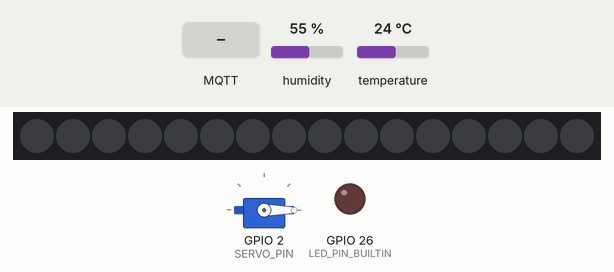
Recording of a sketch running on a simulated ESP32. On the bench: servo, 16 RGB LEDs in strip order, left to right, output pins drawn as LEDs (lit = HIGH). Inputs (shaded band) come from the test bench; at power-on: humidity 55 %, temperature 24 °C. WiFi joins after 1.5 s; servers stay silent unless stated; no MQTT or app messages arrive unless stated; what the sketch prints to the serial monitor is not drawn.

Above: at 2.7 s.
2.8 s: MQTT message "ON" arrives on the first subscribed topic
At 4.0 s:
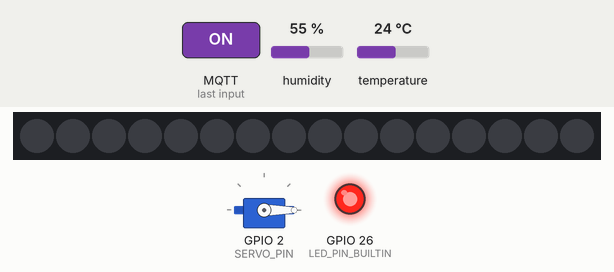
4.3 s: MQTT message "3" arrives on the second subscribed topic
At 5.3 s:
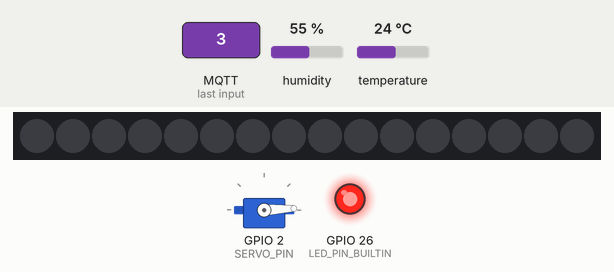
5.8 s: MQTT message "lights" arrives on the first subscribed topic
At 6.4 s:
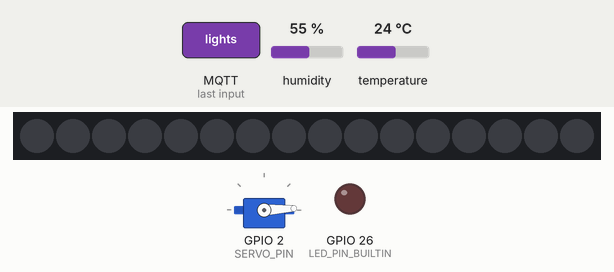
Timing chart, 0 to 8.8 s (numbered marks = the images above; inputs shaded):
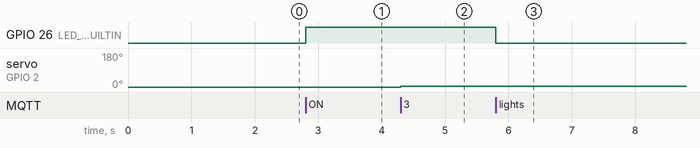

The sketch:

sketch.ino
```cpp
#include <DHT.h>
#include <WiFi.h>
#include <PubSubClient.h>
#include <ESP32Servo.h>
#include <Adafruit_NeoPixel.h>

// Pin configuration
#define DHTPIN 12
#define LED_PIN_BUILTIN 26
#define SERVO_PIN 2
#define NEOPIXEL_PIN 4
#define NUM_LEDS 16
#define DHTTYPE DHT22

DHT dht(DHTPIN, DHTTYPE);
Servo servo;
Adafruit_NeoPixel pixels(NUM_LEDS, NEOPIXEL_PIN, NEO_GRB + NEO_KHZ800);

// Wokwi guest Wi-Fi is for simulation only.
const char* ssid = "Wokwi-GUEST";
const char* password = "";
const char* mqttServer = "broker.hivemq.com";
const char* clientID = "esp32-mqtt-iot-simulation";
const char* publishTopic = "Tempdata";

unsigned long previousMillis = 0;
const unsigned long interval = 2000;

WiFiClient espClient;
PubSubClient client(espClient);

void setup_wifi() {
  WiFi.begin(ssid, password);
  Serial.print("Connecting to Wi-Fi");

  while (WiFi.status() != WL_CONNECTED) {
    delay(500);
    Serial.print(".");
  }

  Serial.println("\nWi-Fi connected");
  Serial.println(WiFi.localIP());
}

void reconnect() {
  while (!client.connected()) {
    Serial.print("Connecting to MQTT...");

    if (client.connect(clientID)) {
      Serial.println("connected");
      client.subscribe("lights");
      client.subscribe("servo");
      client.subscribe("lights/neopixel");
    } else {
      Serial.print("failed, rc=");
      Serial.print(client.state());
      Serial.println("; retrying in 5 seconds");
      delay(5000);
    }
  }
}

void callback(char* topic, byte* payload, unsigned int length) {
  String data;
  data.reserve(length);
  for (unsigned int i = 0; i < length; i++) {
    data += static_cast<char>(payload[i]);
  }

  Serial.print("MQTT message [");
  Serial.print(topic);
  Serial.print("]: ");
  Serial.println(data);

  if (String(topic) == "lights") {
    digitalWrite(LED_PIN_BUILTIN, data == "ON" ? HIGH : LOW);
  } else if (String(topic) == "servo") {
    int degree = constrain(data.toInt(), 0, 180);
    servo.write(degree);
  } else if (String(topic) == "lights/neopixel") {
    int red, green, blue;
    if (sscanf(data.c_str(), "%d,%d,%d", &red, &green, &blue) == 3) {
      red = constrain(red, 0, 255);
      green = constrain(green, 0, 255);
      blue = constrain(blue, 0, 255);

      for (int i = 0; i < NUM_LEDS; i++) {
        pixels.setPixelColor(i, pixels.Color(red, green, blue));
      }
      pixels.show();
    } else {
      Serial.println("Invalid RGB payload. Expected R,G,B");
    }
  }
}

void setup() {
  Serial.begin(115200);

  pinMode(LED_PIN_BUILTIN, OUTPUT);
  digitalWrite(LED_PIN_BUILTIN, LOW);

  dht.begin();
  servo.attach(SERVO_PIN, 500, 2400);
  servo.write(0);

  pixels.begin();
  pixels.clear();
  pixels.show();

  setup_wifi();
  client.setServer(mqttServer, 1883);
  client.setCallback(callback);
}

void loop() {
  if (!client.connected()) {
    reconnect();
  }
  client.loop();

  const unsigned long now = millis();
  if (now - previousMillis >= interval) {
    previousMillis = now;

    float temperature = dht.readTemperature();
    float humidity = dht.readHumidity();

    if (isnan(temperature) || isnan(humidity)) {
      Serial.println("DHT22 read failed; skipping this publish");
      return;
    }

    char payload[32];
    snprintf(payload, sizeof(payload), "%.1f,%.1f", temperature, humidity);

    Serial.print("Publishing to ");
    Serial.print(publishTopic);
    Serial.print(": ");
    Serial.println(payload);

    if (!client.publish(publishTopic, payload)) {
      Serial.println("MQTT publish failed");
    }
  }
}
```

Measured:
- after the input at 2.8 s, GPIO 26 (LED_PIN_BUILTIN): LOW → HIGH at once
- after the input at 4.3 s, servo on GPIO 2 (SERVO_PIN): 0° → 3° at once
- after the input at 5.8 s, GPIO 26 (LED_PIN_BUILTIN): HIGH → LOW at once
